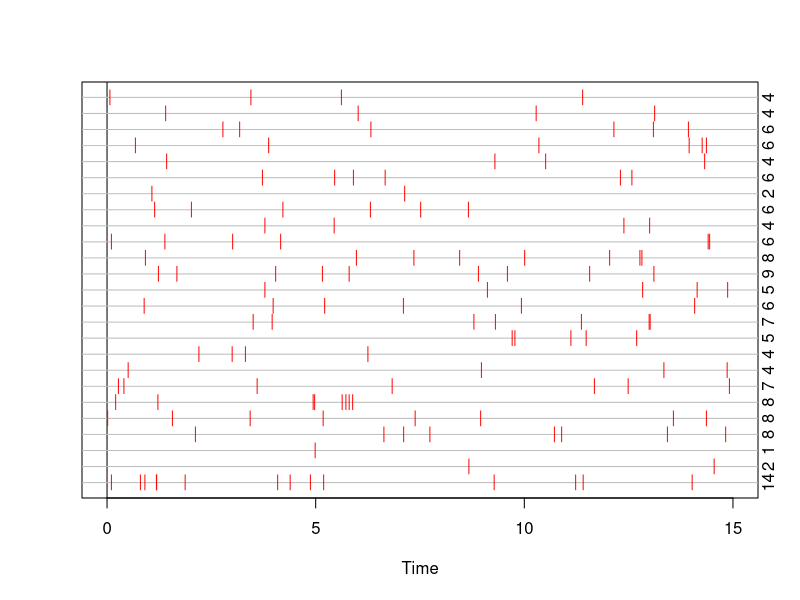
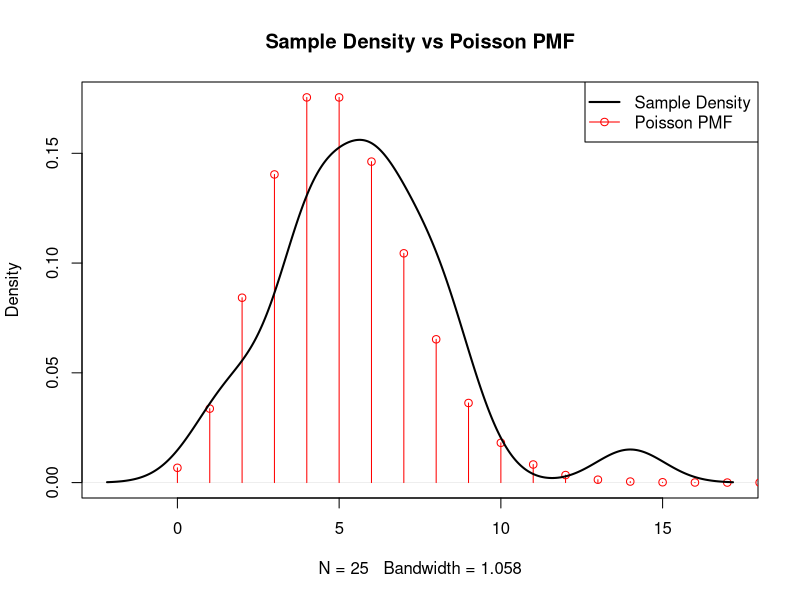

These charts were generated, in order, by the following R code:
# Author: Jeremy Werner

# This script will repeatedly sample from an exponential distribution and plot the times of events
# sequentially on "number_of_trials" number of timelines. These "number_of_trials" number of timelines 
# will then have their occurrences added up (as printed on the right of the graph), hence creating observations from a 
# poisson distribution while actually being able to picture the event times (instead of just the number, like we usually do). 
# The value of the parameter lambda can be changed as well as the time period over which we are counting events, denoted
# as "lambda_input" and "top_of_time_period_input" respectively. Finally, the sampled poisson realizations can be plotted against 
# the theoretical probability mass function to show similarities

# User inputs
##
lambda_input = 5
number_of_trials = 25
top_of_time_period_input = 15 
##

plot_event_times = function(lambda, ymax, top_of_time_period){

	plot(0,0, type = "n", xlim = c(0,top_of_time_period), ylim = c(1,ymax), yaxt = 'n', ylab = "", xlab = "Time")
	abline(v = 0)
	sampling_vector = rep(0, ymax)

	for(i in 1:ymax){
		ind = 1
		t = 0
		obs = list()
		while(ind){
			# Iterative sampling of exponential distribution coming from inverse CDF trick 
			t = t - log(1-runif(1))/(lambda/top_of_time_period)
			if(t > top_of_time_period){
				ind = 0
				out_vector = unlist(obs)
			}else{
				obs[[ind]] = t
				ind = ind + 1
			}
		}
		sampling_vector[i] = length(out_vector) 
		abline(i, 0, col = "grey")
		points(out_vector, rep(i,length(out_vector)), col = "RED", pch = "|", lwd = 2)
		mtext(length(out_vector), 4, at = i)
	}
	return(sampling_vector)
} # plot_event_times


# Sample density (from above) vs theoretical PMF

plot_density_vs_pmf = function(lambda, sampling_vector_in, tot_in){
	x <- seq(0, 5*tot_in, 1)
	dpois_nums = dpois(x, lambda)
	density_nums = density(sampling_vector_in)
	plot(density_nums, main = "Sample Density vs Poisson PMF", ylim = range(c(dpois_nums,density_nums$y)), type = "n")
	points(x, dpois_nums, type = "h", col = "RED")
	points(x, dpois_nums, col = "RED")
	points(density_nums, type = "l", lwd = 2)  # So the red pmf doesn't overlap the black density, because of ocd
	legend("topright", c("Sample Density", "Poisson PMF"), lty = c(1,1), col = c("black", "red"), pch = c(NA,1), lwd = c(2,1))
}


# Main Block
poisson_samples = plot_event_times(lambda_input, number_of_trials, top_of_time_period_input)
plot_density_vs_pmf(lambda_input, poisson_samples, top_of_time_period_input)
